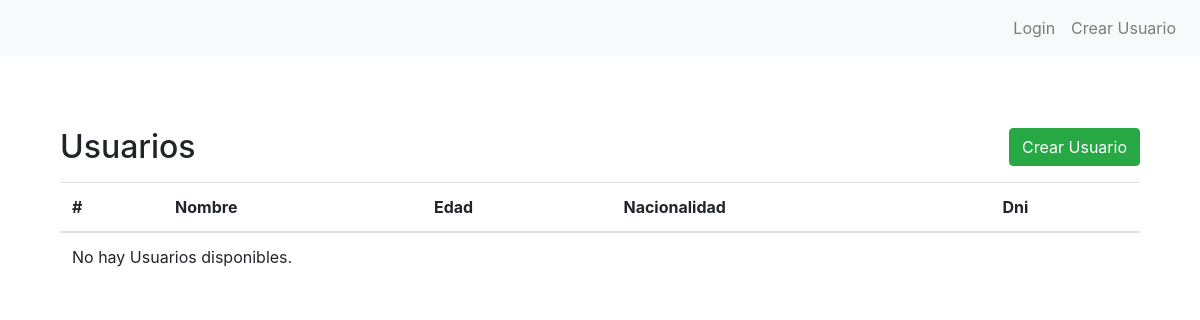
The app's page /bookings/list-usuarios/, older data.
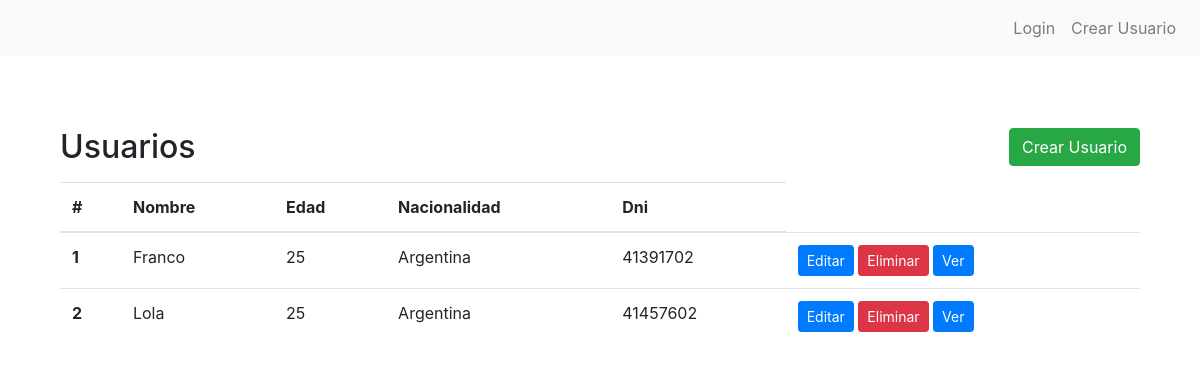
The same page, newer data.
### bookings/models.py (models this page shows, shortened)
class Usuario(models.Model):
    nombre = models.CharField(max_length=100)
    edad = models.IntegerField()
    nacionalidad = models.CharField(max_length=100)
    dni = models.CharField(max_length=8)

### bookings/views.py (the view)
# urls.py: path("list-usuarios/", list_usuarios, name="list-usuario-viajero"),
def list_usuarios(request):
    usuarios = Usuario.objects.all()
    contexto_dict = {"todos_los_usuarios": usuarios}
    return render(request, "bookings/usuarios/list-usuarios.html", contexto_dict)

### bookings/templates/bookings/usuarios/list-usuarios.html (shortened to what this page needs)
{% extends 'bookings/base.html' %}
{% block content %}
<section class="py-5">
    <div class="container">
        <div class="d-flex justify-content-between align-items-center mb-3">
            <h2 class="mb-0">Usuarios</h2>
            <a href="{% url 'crear-usuario-viajero' %}" class="btn btn-success">Crear Usuario</a>
        </div>
        <table class="table">
            <thead>
                <tr>
                    <th scope="col">#</th>
                    <th scope="col">Nombre</th>
                    <th scope="col">Edad</th>
                    <th scope="col">Nacionalidad</th>
                    <th scope="col">Dni</th>
                </tr>
            </thead>
            <tbody>
                {% if todos_los_usuarios %}
                {% for usuario in todos_los_usuarios %}
                <tr>
                    <th scope="row">{{ forloop.counter }}</th>
                    <td>{{ usuario.nombre }}</td>
                    <td>{{ usuario.edad }}</td>
                    <td>{{ usuario.nacionalidad }}</td>
                    <td>{{ usuario.dni }}</td>
                    <td>
                        <a href="{% url 'editar-usuario-viajero' usuario.id %}" class="btn btn-primary btn-sm">Editar</a>
                        <a href="{% url 'eliminar-usuario-viajero' usuario.id %}" class="btn btn-danger btn-sm">Eliminar</a>
                        <a href="{% url 'ver-usuario-viajero' usuario.id %}" class="btn btn-primary btn-sm">Ver</a>
                    </td>
                </tr>
                {% endfor %}
                {% else %}
                <tr>
                    <td colspan="7">No hay Usuarios disponibles.</td>
                </tr>
                {% endif %}
            </tbody>
        </table>
    </div>
</section>
{% endblock %}

### bookings/templates/bookings/base.html (shortened to what this page needs)
{% load static %}
<!DOCTYPE html>
<html lang="en">
<head>
    <link rel="stylesheet" href="{% static 'bookings/css/bootstrap.css' %}">
</head>
<body>
    <nav class="navbar navbar-expand-lg navbar-light bg-light">
        <div class="collapse navbar-collapse" id="navbarNav">
            <ul class="navbar-nav ml-auto">
                {% if user.is_authenticated %}
                    <li class="nav-item">
                        <a class="nav-link" href="{% url 'logout' %}">Logout</a>
                    </li>
                    <li class="nav-item">
                        <a class="nav-link" href="{% url 'editar-perfil' %}">{{ user }}</a>
                    </li>
                {% else %}
                    <li class="nav-item">
                        <a class="nav-link" href="{% url 'login' %}">Login</a>
                    </li>
                    <li class="nav-item">
                        <a class="nav-link" href="{% url 'crear-usuario' %}">Crear Usuario</a>
                    </li>
                {% endif %}
            </ul>
        </div>
    </nav>
    <div class="container mt-4">
        {% block content %}{% endblock content %}
    </div>
</body>
</html>

Row changes from the older to the newer data that the page shows:
added Usuario: nombre "Franco", edad "25", nacionalidad "Argentina", dni "41391702"
added Usuario: nombre "Lola", edad "25", nacionalidad "Argentina", dni "41457602"
Text that changed along with them:
text no longer shown: "No hay Usuarios disponibles."
